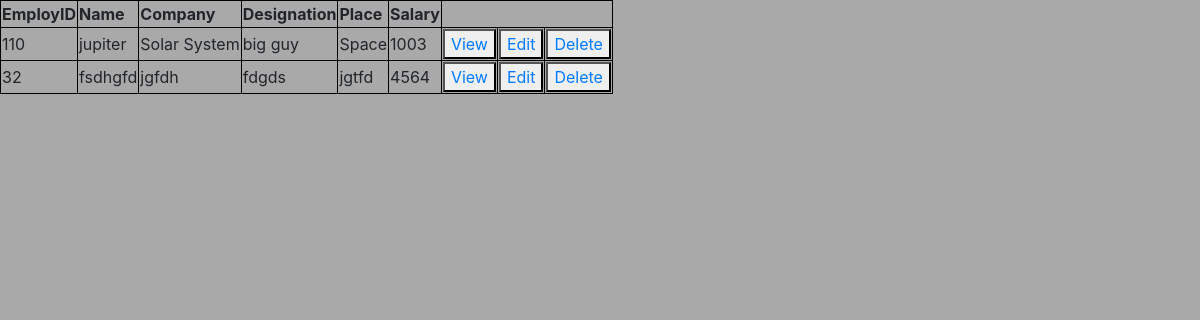
The app's page /details/, older data.
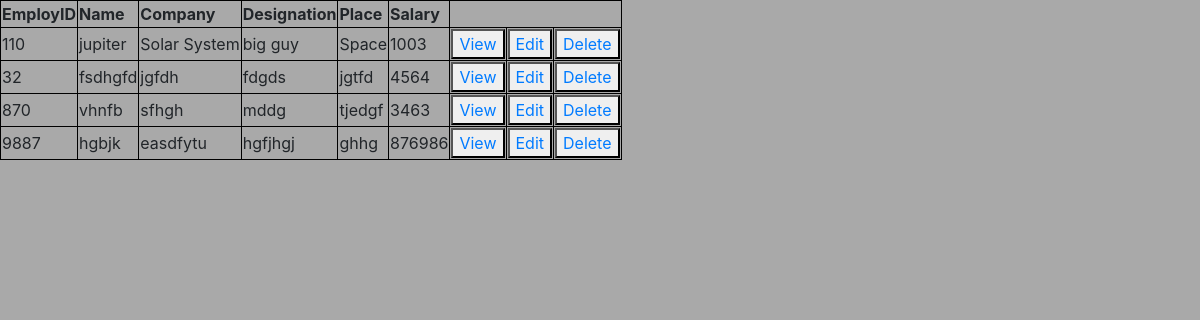
The same page, newer data.
### AuthApp/models.py (models this page shows)
class EmployDetail(models.Model):
    emp_id = models.IntegerField()
    name = models.CharField(max_length=30)
    company = models.CharField(max_length=50)
    designation = models.CharField(max_length=20)
    place = models.CharField(max_length=50)
    salary =models.IntegerField()

### AuthApp/views.py (the view)
# urls.py: path('details/', views.emp_details,name='emp_details'),
def emp_details(request):
    obj = EmployDetail.objects.all()
    return render(request,'employ_details.html',{'ob':obj})

### template/employ_details.html (shortened to what this page needs)
{% load static %}
<!DOCTYPE html>
<html lang="en">
<head>
        <link rel="stylesheet" href="https://cdn.jsdelivr.net/npm/bootstrap@4.6.2/dist/css/bootstrap.min.css">
    <link rel="stylesheet" href="{% static 'css/style_1.css' %}">
</head>
<body>
    <table>
        <tr>
          <th>EmployID</th>
          <th>Name</th>
          <th>Company</th>
          <th>Designation</th>
          <th>Place</th>
          <th>Salary</th>
        </tr>
        {% for o in ob %}
        <tr>
          <td>{{o.emp_id}}</td>
          <td>{{o.name}}</td>
          <td> {{o.company}}</td>
          <td>{{o.designation}}</td>
          <td>{{o.place}}</td>
          <td>{{o.salary}}</td>
          <td><button><a href="{% url 'empview' o.pk %}">View</a></button></td>
          <td><button><a href="{% url 'edit' o.pk %}">Edit</a></button></td>
          <td><button><a href="{% url 'delete' o.pk %}">Delete</a></button></td>
        </tr>
        {% endfor %}
      </table>
</body>
</html>

Row changes from the older to the newer data that the page shows:
added EmployDetail: emp_id "870", name "vhnfb", company "sfhgh", designation "mddg", place "tjedgf", salary "3463"
added EmployDetail: emp_id "9887", name "hgbjk", company "easdfytu", designation "hgfjhgj", place "ghhg", salary "876986"
